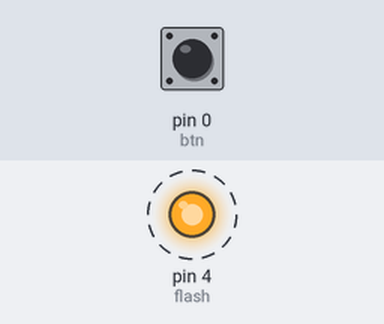
Simulated run of this program. Board: MicroPython board. Parts: output pins drawn as LEDs (lit = HIGH). Dashed ring = blinking. Inputs (shaded band) come from the test bench; at power-on: pin 0 (btn) HIGH. What the program prints to the serial console is not drawn.

Above: at 1.2 s.
1.3 s: pin 0 (btn) pulled LOW for 0.65 s
Timing chart, 0 to 10.4 s (numbered marks = the images above; inputs shaded):
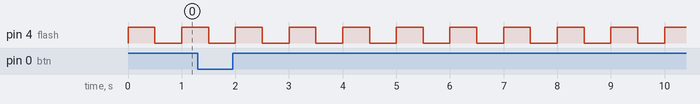

The program:

b2b_sleep_misses_button.py
```python
from machine import Pin
import time

btn = Pin(0, Pin.IN, Pin.PULL_UP)       # 누르면 0
flash = Pin(4, Pin.OUT, value=0)        # 플래시: 매우 밝다, 직시 금지

count = 0       # 버튼 눌림 횟수
btn_last = 1    # 직전에 읽은 버튼 값

# 일부러 놓친다: sleep 으로 500ms 씩 잠들어 있는 동안에는 버튼을 볼 수 없다.
# 짧게 "톡" 누르면 잠든 사이에 눌렀다 떼서 아예 못 본다.
# 실제로 10번 눌러 보고, 화면에 찍히는 횟수와 비교해 보자.

def check_button():
    global count, btn_last
    now = btn.value()
    if btn_last == 1 and now == 0:   # 뗀 상태에서 누른 상태로 바뀐 순간
        count += 1
        print("눌림 감지! 지금까지", count, "번")
    btn_last = now

try:
    while True:
        flash.value(1)
        time.sleep_ms(500)    # 이 500ms 동안 버튼은 안 보인다
        check_button()
        flash.value(0)
        time.sleep_ms(500)    # 여기서도 안 보인다
        check_button()
except KeyboardInterrupt:
    flash.value(0)
    print("종료. 감지된 횟수:", count)

# ⭐ 도전: sleep_ms(500) 을 sleep_ms(50) 으로 줄이면 얼마나 덜 놓칠까? 그래도 놓치는 순간이 있을까?
```

Measured:
- by itself, pin 4 (flash): alternates HIGH for 0.50 s and LOW for 0.50 s
